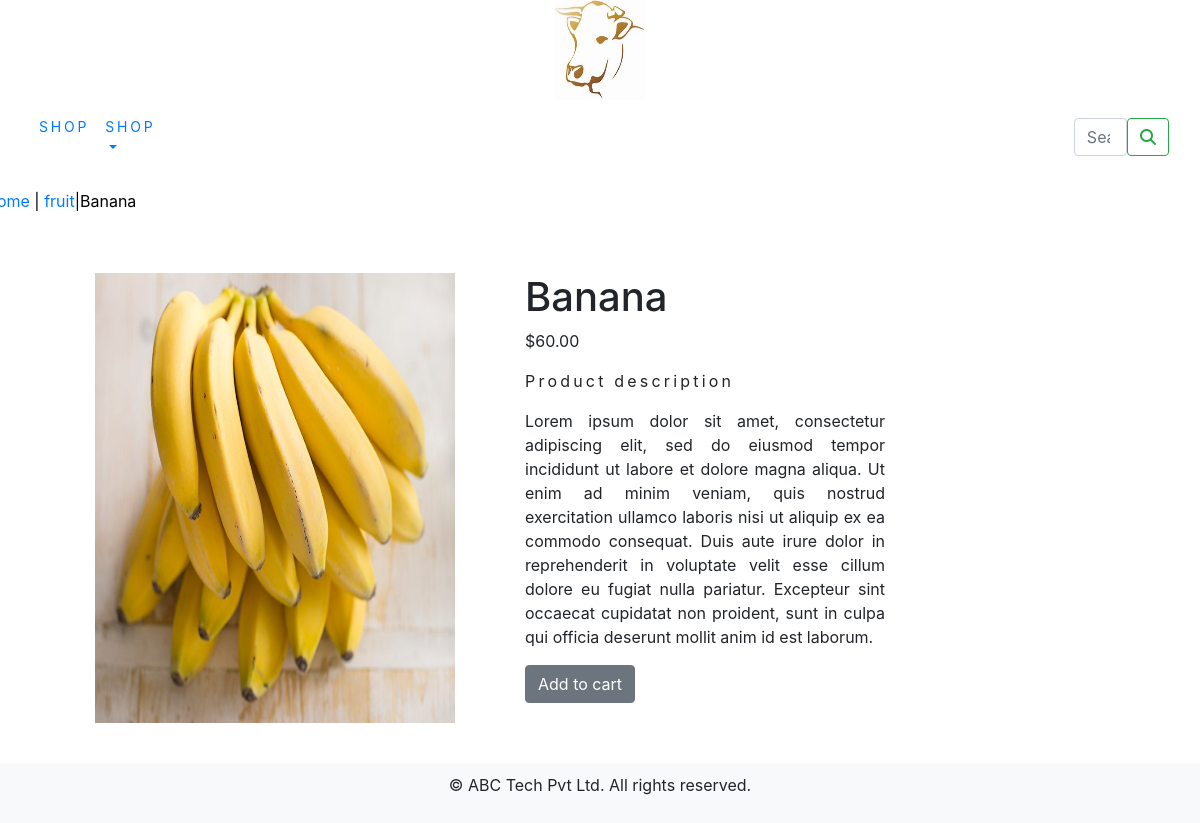
/shop/fruits/banana/, run on the app's committed database.
### shop/models.py (models this page shows, shortened)
class Product(models.Model):
    name=models.CharField(max_length=250,unique=True)
    slug=models.SlugField(max_length=250,unique=True)
    description=models.TextField(blank=True)
    price=models.DecimalField(max_digits=10,decimal_places=2)
    category=models.ForeignKey(Category,on_delete=models.CASCADE)
    image = models.ImageField(upload_to='product', blank=True)
    stock=models.IntegerField()
    available=models.BooleanField(default=True)
    created=models.DateTimeField(auto_now_add=True)
    updated=models.DateTimeField(auto_now=True)
    class Meta:
        ordering = ('name',)
        verbose_name = 'product'
        verbose_name_plural = 'products'

class Category(models.Model):
    name=models.CharField(max_length=250,unique=True)
    slug=models.SlugField(max_length=250,unique=True)
    description=models.TextField(blank=True)
    image=models.ImageField(upload_to='category',blank=True)
    class Meta:
        ordering=('name',)
        verbose_name='category'
        verbose_name_plural='categories'
    def get_url(self):
        return reverse('shop:products_by_category',args=[self.slug])
    def __str__(self):
        return  '{}'.format(self.name)

### shop/views.py (the view)
# urls.py: path('<slug:c_slug>/<slug:product_slug>/',views.proDetail,name='proDetail'),
def proDetail(request,c_slug,product_slug):
    try:
        product=Product.objects.get(category__slug=c_slug,slug=product_slug)
    except Exception as e:
        raise e
    return render(request,'product.html',{'product':product})

### cart/context_processors.py (called while the page is built)
def counter(request):
    item_count=0
    if 'admin' in request.path:
        return {}
    else:
        try:
            cart=Cart.objects.filter(cart_id=cart_id(request))
            cart_items=CartItem.objects.all().filter(cart=cart[:1])
            for cart_item in cart_items:
                item_count+= cart_item.quantity
        except Cart.DoesNotExist:
            item_count=0
    return dict(item_count=item_count)

### cart/views.py (called while the page is built)
def cart_id(request):
    cart=request.session.session_key
    if not cart:
        cart=request.session.create()
    return cart

### shop/context_processors.py (called while the page is built)
def menu_links(request):
    links=Category.objects.all()
    return dict(links=links)

### templates/product.html (shortened to what this page needs)
{% extends 'base.html' %}
{% load static %}
{% block content %}
<div class="row my_prod_row_class">
    <div class="mx_auto">
        <p><a href="{% url 'shop:allprodCat' %}"> Home</a> | <a href="{{product.category.get_url}}">{{product.category}}</a>|{{product.name}}</p>
    </div>
</div>
<div class ="container">
    <br>
<div class="row">
    <div class="col-9 col-sm-12 col-md-4  text-center ">
        <div style="width:360px; height:450px; margin-bottom:40px; margin-left:50px; margin-right:50px;">
            <img src="{{product.image.url}}" alt="{{product.name}}" style="width:360px; height:450px; " >
        </div>
    </div>
<div class="col-9 col-sm-12 col-md-4  ">
  <div style="width:360px; height:450px; margin-bottom:40px; margin-left:100px; margin-right:50px;">
      <div>
         <h1 class="my_prod_title">{{product.name}}</h1>
         <p>${{product.price}}</p>
         <p class="my_title">Product description</p>
         <p class ="text-justify my_prod_text">{{product.description}}</p>
         {% if product.stock <= 0 %}
             <p  class ="text-justify my_prod_text"><b> out of stock </b></p>
         {% else %}
             <a class="btn btn-secondary" href="{% url 'cart:add_cart' product.id %}">Add to cart</a>
         {% endif %}
          </div>
    </div>
</div>
    </div>
</div>
{% endblock %}

### static/css/custom.css (style rules this page uses)
body { font-family: 'Roboto', sans-serif; font-weight:100; }
.my_title { font-size:16px; text_transform:uppercase; letter-spacing:.2em; }
.my_prod_row_class { padding-top:15px; padding-bottom:20px; }
.my_prod_row_class .mx_auto { color:#000; font-size:16px; text-decoration:none; }

### templates/footer.html (style rules this page uses)
body { display: flex; flex-direction: column; min-height: 100vh; margin: 0; }

### data on the page
Product: category "fruit", name "Banana", image (picture), price "60.00", description "Lorem ipsum dolor sit amet, consectetur adipiscing elit, sed do eiusmod tempor incididunt ut labore et dolore magna aliqua. Ut enim ad minim veniam, quis nostrud exercitation ullamco laboris nisi ut aliquip ex ea commodo consequat. Duis aute irure dolor in reprehenderit in voluptate velit esse cillum dolore eu fugiat nulla pariatur. Excepteur sint occaecat cupidatat non proident, sunt in culpa qui officia deserunt mollit anim id est laborum."
